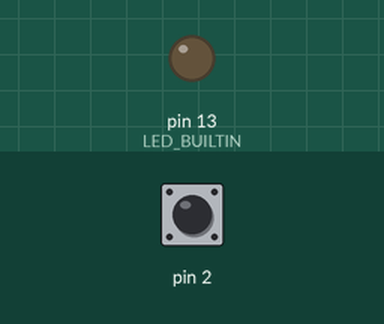
Recording of a sketch running on a simulated Arduino Uno, built with avr-gcc and run on an emulated ATmega328P. Parts: output pins drawn as LEDs (lit = HIGH). The test bench sets the inputs (shaded band); at power-on: pin 2 HIGH.

Above: at 2.0 s.
2.1 s: pin 2 pulled LOW for 0.75 s
At 2.8 s:
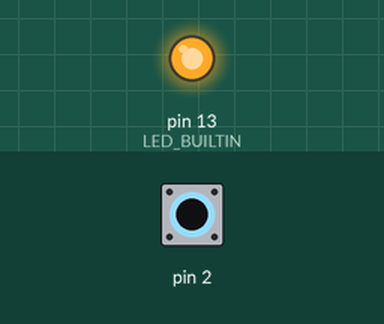
4.5 s: pin 2 pulled LOW for 3.2 s
At 8.8 s:
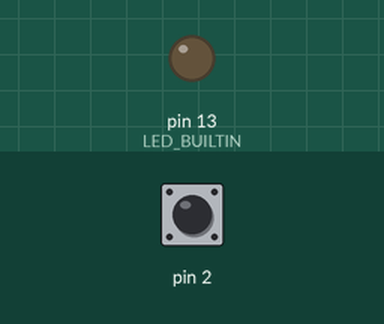
Timing chart, 0 to 10.3 s (numbered marks = the images above; inputs shaded):
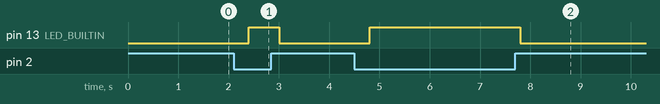

The sketch:

intTacto.ino
```cpp
#include <CapacitiveSensor.h>

CapacitiveSensor capSensor = CapacitiveSensor(4, 2);
// Filtro o rango a partir del que se desea efectuar algun evento
int threshold = 300;

const uint16_t ini = 0;  // El nombre init no está disponible. Error
const uint16_t limit = 9375;
uint16_t check = 0;
bool status = LOW;

void setup() {
  pinMode(LED_BUILTIN, OUTPUT);

  Serial.begin(9600);

  TCNT1 = 0;

  TCCR1B = 0;  // INICIO PRESCALAR EN 0
  // LUEGO CONFIGURO LOS BITS NECESARIOS PARA EL VALOR DE PRESCALAR QUE DESEO (1024 en este caso)
  TCCR1B |= (1 << CS10);
  //TCCR1B |= (1 << CS11);
  TCCR1B |= (1 << CS12);
  TCCR1B |= (1 << WGM12);  //CTC => Clear Timer on Compare

  TCCR1A = 0;
  TIMSK1 = 0;
  TIMSK1 |= (1 << OCIE1A);  // Poniendo este bit en 1 le dice a arduino que cuando el valor del reloj alcance el valor de OCR1A
  // se ejecute la interrupcion

  OCR1A = limit;
}

void loop() {
  check = TCNT1;
}

// Rutina de interrupción

ISR(TIMER1_COMPA_vect) {

  if (capSensor.capacitiveSensor(30) > threshold)
    status = true;
  else
    status = false;

  digitalWrite(LED_BUILTIN, status);
  check = OCR1A;
}
```

Measured:
- after the input at 2.1 s, pin 13 (LED_BUILTIN): LOW → HIGH after 0.30 s, → LOW 0.60 s later
- after the input at 4.5 s, pin 13 (LED_BUILTIN): LOW → HIGH after 0.30 s, → LOW 3.0 s later
